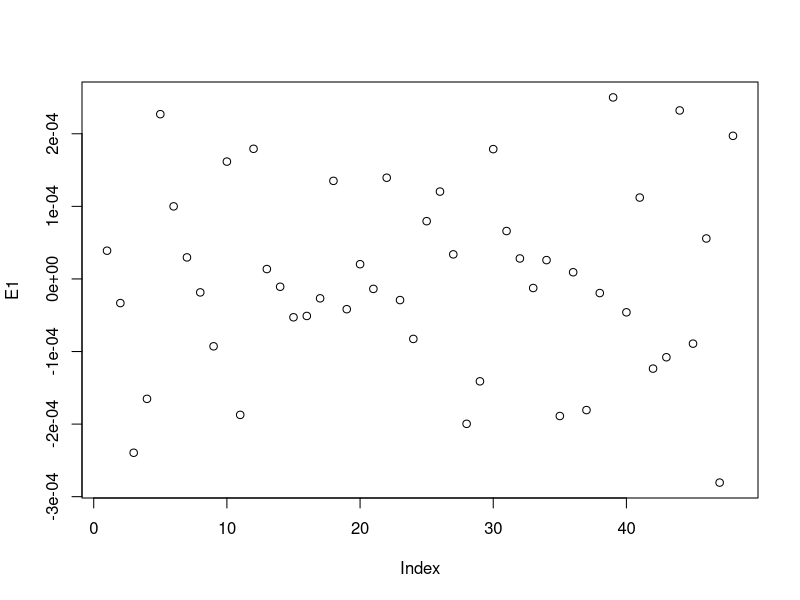
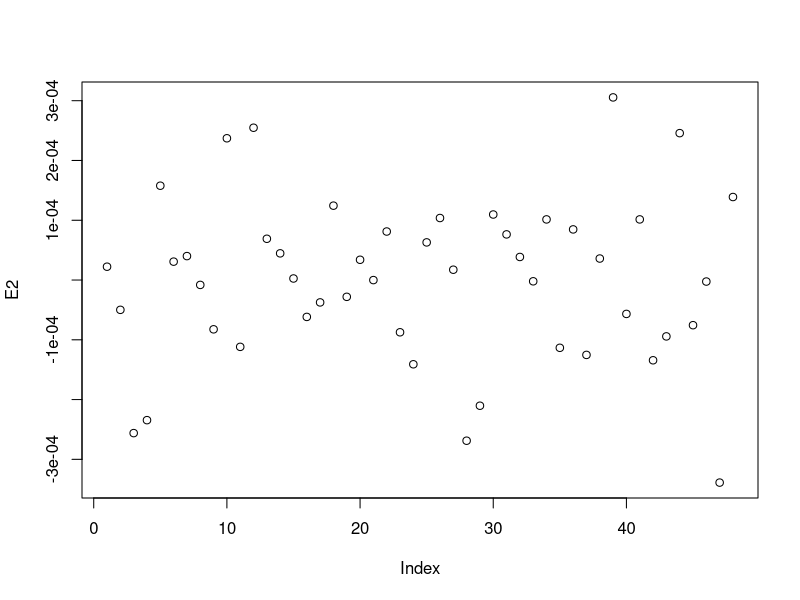

R code for these plots, in order: (Note: this script raises an error after producing the figures.)
#load data

decomp=read.table(file="decomp.rates.2.5.csv", header=T, sep=",")

#set factors

decomp$f.plot<-factor(decomp$plot)

library(nlme)
library(lme4)
library(lmerTest)
library(dplyr)
library(nortest)
library(ggplot2)

#start with linear model

M0<-lm(rate.of.decomposition ~ 
         impact+leaf.type+location+
         f.plot, data = decomp)
#I revised this just to clean it up.  you didn't all those factors
#and you're already using the data argument so don't need to use
#decomp$ to call your variables

M1<-lm(rate.of.decomposition ~ 
         impact*leaf.type+location, data = decomp, na.action=na.omit)
#plot shouldn't be a main factor since it's basically a rep
#sart with the interaction term so it's equivalent to M2 below

E1<-residuals(M1)

plot(E1)

summary(M1)


#Look at mixed effects model
#add random factor - refer to chapter 5 of zuur

M2<-lme(rate.of.decomposition ~ impact*leaf.type, 
        random=~ 1 | location, data=decomp, na.action=na.omit)

E2<-residuals(M2)
plot(E2)
summary(M2)

#test M1 and M2 to see if random effects are better than using location as a block 
anova(M0,M1,M2)
#something is wrong with Stand Up in the first model

#Here an alternate first model that doesn't use location at all
M1<-gls(rate.of.decomposition ~ 
          impact*leaf.type, data = decomp, na.action=na.omit)

E1<-residuals(M1)

plot(E1)

summary(M1)
anova(M1)

#test M1 and M2 to see if random effects are better than using location as a block 
anova(M1,M2)

#looks like random effects don't matter much

M3<-lmer(rate.of.decomposition ~ impact*leaf.type + 
           (plot|location), 
         data=decomp)

E3<-residuals(M3)

plot(E3)

AIC(M1,M2,M3)#M1 is the Best

summary(M1)

E1<-residuals(M1)

plot(E1)

plot(filter(decomp, !is.na(rate.of.decomposition)) %>%dplyr::select(location),
     E1, xlab="Location", ylab="Residuals")
plot(filter(decomp, !is.na(rate.of.decomposition)) %>%dplyr::select(impact),
     E1, xlab="Location", ylab="Residuals")

qqnorm(residuals(M1))
qqline(residuals(M1))
ad.test(residuals(M1))

#Bar Plot

x <- group_by(decomp, leaf.type, impact) %>%  # Grouping function causes subsequent functions to aggregate by season and reach
  summarize(rate.of.decomposition.mean = abs(mean(rate.of.decomposition, na.rm = TRUE)), # na.rm = TRUE to remove missing values
            rate.of.decomposition.sd=abs(sd(rate.of.decomposition, na.rm = TRUE)),  # na.rm = TRUE to remove missing values
            n = sum(!is.na(rate.of.decomposition)), # of observations, excluding NAs. 
            rate.of.decomposition.se=rate.of.decomposition.sd/sqrt(n))

ggplot(data=x, 
       aes(x=leaf.type, y=rate.of.decomposition.mean, fill=impact)) + 
  geom_bar(stat="identity", position=position_dodge(), color = "black") + 
  geom_errorbar(aes(ymin=rate.of.decomposition.mean-rate.of.decomposition.se, ymax=rate.of.decomposition.mean+rate.of.decomposition.se), width=0.2, 
                position=position_dodge(0.9)) + 
  scale_fill_manual(values=c("gray","white")) +
  xlab("Leaf Type") +
  ylab("Decomposition Rate (-k)")  + #I changed your y axis label
  ylim(0,.0015) +
  labs(fill="Budworm Activity") +
  annotate("Text", hjust=0, x=.51, y=.0014, label="Budworm Impact: P=0.0024", size=4) +
  annotate("Text", hjust=0, x=.51, y=.00135, label="Leaf Type: P=0.68", size=4) +
  annotate("Text", hjust=0, x=.51, y=.0013, label="Budworm Impact:Leaf Type Interaction: P=0.79", size=4) +
  theme_bw() +
  theme(panel.grid.major=element_blank(),
        panel.grid.minor=element_blank(),
        legend.title=element_text(size=12),
        legend.key=element_blank(), 
        legend.position=c(0.2,0.95), 
        legend.text=element_text(size=12), 
        legend.background=element_blank(), 
        legend.direction="horizontal", 
        legend.key.size=unit(0.3, "cm"), 
        axis.title.y=element_text(size=12), 
        axis.title.x=element_text(size=12), 
        axis.text.y=element_text(size=12),
        axis.text.x=element_text(size=12))
##in the first lines of this block, aes(x= specifies the x axis, y is the response, fill is the coloration of the grouped columns

ggsave('figures/decomp by leaf.tiff',
       units="in",
       width=5,
       height=4.5,
       dpi=1200,
       compression="lzw")
